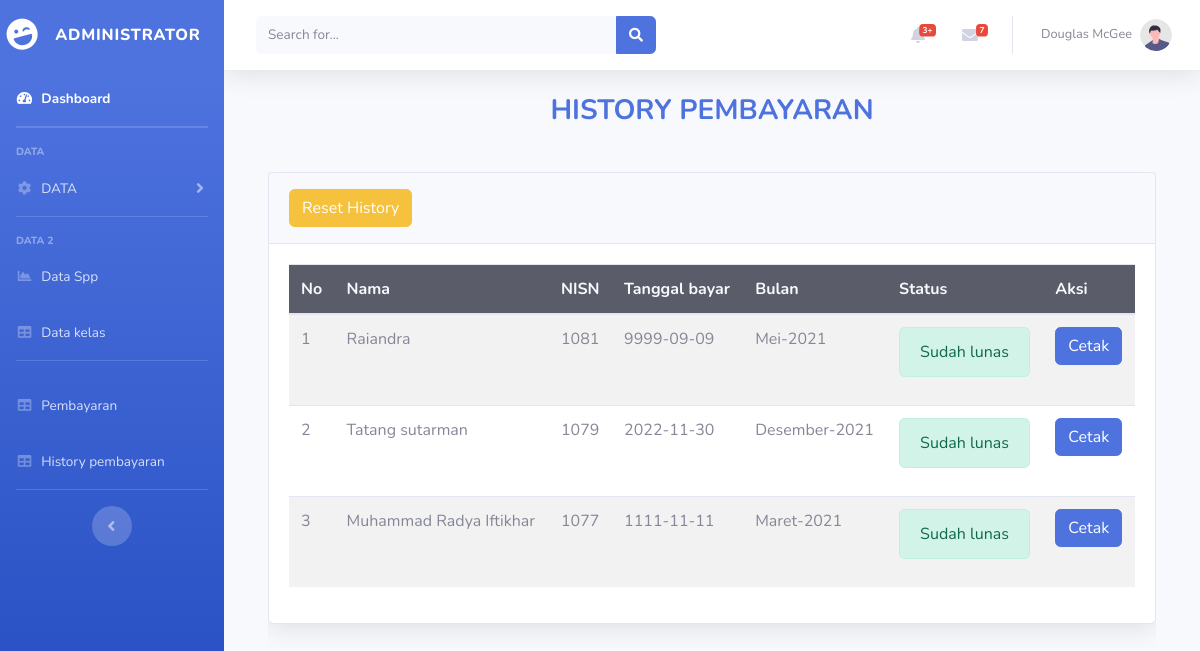
/administrator/history.php (signed in), run on the app's committed database.
### tables this page shows
CREATE TABLE `pembayaran` (
  `id_pembayaran` int(11) NOT NULL,
  `nisn` int(10) NOT NULL,
  `nama_siswa` varchar(225) NOT NULL,
  `bulan` varchar(225) NOT NULL,
  `tunggakan` int(225) NOT NULL,
  `id_petugas` int(11) NOT NULL,
  `tgl_bayar` date DEFAULT NULL
);

CREATE TABLE `siswa` (
  `nisn` int(10) NOT NULL,
  `nis` char(100) NOT NULL,
  `nama` varchar(225) NOT NULL,
  `username` varchar(100) NOT NULL,
  `id_kelas` int(11) NOT NULL,
  `angkatan` int(2) NOT NULL,
  `alamat` text NOT NULL,
  `no_tlp` varchar(100) NOT NULL,
  `password` varchar(225) NOT NULL
);

### administrator/history.php (the view, shortened to what this page needs)
<!DOCTYPE html>
<html lang="en">
<head>
    <link href="vendor/fontawesome-free/css/all.min.css" rel="stylesheet" type="text/css">
    <link href="css/sb-admin-2.min.css" rel="stylesheet">
</head>
<body id="page-top">
    <div id="wrapper">
        <ul class="navbar-nav bg-gradient-primary sidebar sidebar-dark accordion" id="accordionSidebar">
            <a class="sidebar-brand d-flex align-items-center justify-content-center" href="halaman_administrator.php">
                <div class="sidebar-brand-icon rotate-n-15">
                    <i class="fas fa-laugh-wink"></i>
                </div>
                <div class="sidebar-brand-text mx-3">ADMINISTRATOR</div>
            </a>
             <li class="nav-item active">
                <a class="nav-link" href="halaman_administrator.php">
                    <i class="fas fa-fw fa-tachometer-alt"></i>
                    <span>Dashboard</span></a>
            </li>
            <hr class="sidebar-divider my-0">
            <hr class="sidebar-divider">
            <div class="sidebar-heading">
                DATA
            </div>
            <li class="nav-item">
                <a class="nav-link collapsed" href="#" data-toggle="collapse" data-target="#collapseUtilities"
                    aria-expanded="true" aria-controls="collapseUtilities">
                    <i class="fas fa-fw fa-cog"></i>
                    <span>DATA</span>
                </a>
            </li>
            <hr class="sidebar-divider">
            <div class="sidebar-heading">
                Data 2
            </div>
            <li class="nav-item">
                <a class="nav-link" href="data_spp.php">
                    <i class="fas fa-fw fa-chart-area"></i>
                    <span>Data Spp</span></a>
            </li>
            <li class="nav-item">
                <a class="nav-link" href="data_kelas.php">
                    <i class="fas fa-fw fa-table"></i>
                    <span>Data kelas</span></a>
            </li>
            <hr class="sidebar-divider">
            <li class="nav-item">
                <a class="nav-link" href="pembayaran.php">
                    <i class="fas fa-fw fa-table"></i>
                    <span>Pembayaran</span></a>
            </li>
            <li class="nav-item">
                <a class="nav-link" href="history.php">
                    <i class="fas fa-fw fa-table"></i>
                    <span>History pembayaran</span></a>
            </li>
            <hr class="sidebar-divider d-none d-md-block">
            <div class="text-center d-none d-md-inline">
                <button class="rounded-circle border-0" id="sidebarToggle"></button>
            </div>
        </ul>
        <div id="content-wrapper" class="d-flex flex-column">
            <div id="content">
                <nav class="navbar navbar-expand navbar-light bg-white topbar mb-4 static-top shadow">
                    <form
                        class="d-none d-sm-inline-block form-inline mr-auto ml-md-3 my-2 my-md-0 mw-100 navbar-search">
                        <div class="input-group">
                            <input type="text" class="form-control bg-light border-0 small" placeholder="Search for..."
                                aria-label="Search" aria-describedby="basic-addon2">
                            <div class="input-group-append">
                                <button class="btn btn-primary" type="button">
                                    <i class="fas fa-search fa-sm"></i>
                                </button>
                            </div>
                        </div>
                    </form>
                    <ul class="navbar-nav ml-auto">
                        <li class="nav-item dropdown no-arrow mx-1">
                            <a class="nav-link dropdown-toggle" href="#" id="alertsDropdown" role="button"
                                data-toggle="dropdown" aria-haspopup="true" aria-expanded="false">
                                <i class="fas fa-bell fa-fw"></i>
                                <span class="badge badge-danger badge-counter">3+</span>
                            </a>
                        </li>
                        <li class="nav-item dropdown no-arrow mx-1">
                            <a class="nav-link dropdown-toggle" href="#" id="messagesDropdown" role="button"
                                data-toggle="dropdown" aria-haspopup="true" aria-expanded="false">
                                <i class="fas fa-envelope fa-fw"></i>
                                <span class="badge badge-danger badge-counter">7</span>
                            </a>
                        </li>
                        <li class="nav-item dropdown no-arrow">
                            <a class="nav-link dropdown-toggle" href="#" id="userDropdown" role="button"
                                data-toggle="dropdown" aria-haspopup="true" aria-expanded="false">
                                <span class="mr-2 d-none d-lg-inline text-gray-600 small">Douglas McGee</span>
                                <img class="img-profile rounded-circle"
                                    src="img/undraw_profile.svg">
                            </a>
                        </li>
                    </ul>
                </nav>
            <h3 align="center"; class="m-0 font-weight-bold text-primary">HISTORY PEMBAYARAN</h3>
<br>
<div class="container">
           <div class="card-body">
               <div class="table-responsive">
               <div class="card shadow mb-4">
                   <div class="card-header py-3">
                       <h6 class="m-0 font-weight-bold text-primary" align="left"><a href="proses_hapus_history.php" onclick="return confirm('Dengan menekan OK data history akan terhapus semua ')"><input type="button" class="btn btn-warning" value="Reset History"></a></h6>
                   </div>
                   <div class="card-body">
                <table class="table table-hover table-striped">
                    <thead class="bg-dark text-light">
                        <th>No</th><th>Nama</th><th>NISN</th><th>Tanggal bayar</th>
                        <th>Bulan</th>
                      <th>Status</th><th>Aksi</th>
                    </thead>
                    <tbody>
                        <?php
                        include'../koneksi.php';
                        $qry_pembayaran=mysqli_query($sambung,"select * from pembayaran order by id_pembayaran desc");
                        $No=0;
                        while($history=mysqli_fetch_array($qry_pembayaran)){
                            $No++;
                            $siswa=mysqli_query($sambung,"select * from pembayaran inner join siswa on siswa.nisn = pembayaran.nisn where pembayaran.id_pembayaran = '".$history['id_pembayaran']."'");
                            $cek_siswa=mysqli_fetch_array($siswa);
                                if(mysqli_num_rows($siswa) > 0 && $cek_siswa['tunggakan'] == 0 ){
                                    $status="<label class='alert alert-success'>Sudah lunas</label>";
                                    $tombol_bayar="<a href='generate_laporan.php?id_pembayaran=".$history['id_pembayaran']."' target='_blank' class='btn btn-primary'>Cetak<a>";
                                }else{
                                    $hutang=$cek_siswa['tunggakan'];
                                    $status="<label class='alert alert-danger'>Belum lunas <br> Rp.-$hutang </label>";
                                    $tombol_bayar="<a href='form_bayar_tunggakan.php?id_pembayaran=".$history['id_pembayaran']."' class='btn btn-warning'>Bayar</a>";
                                }?>
                                <tr>
                                    <td><?=$No?></td>
                                    <td><?=$cek_siswa['nama']?></td>
                                    <td><?=$cek_siswa['nisn']?></td>
                                    <td><?=$history['tgl_bayar']?></td>
                                    <td><?=$history['bulan']?></td>
                                    <td><?=$status?></td>
                                    <td>
                                        <?=$tombol_bayar?>
                                </td>
                                </tr>
                        <?php
                        }
                        ?>
                    </tbody>
                </table>
                   </div>
               </div>
               </div>
           </div>
</body>
</html>

### data on the page
pembayaran: nisn.nama "Raiandra", nisn.nisn "1081", tgl_bayar "9999-09-09", bulan "Mei-2021", tunggakan "Sudah lunas"
pembayaran: nisn.nama "Tatang sutarman", nisn.nisn "1079", tgl_bayar "2022-11-30", bulan "Desember-2021", tunggakan "Sudah lunas"
pembayaran: nisn.nama "Muhammad Radya Iftikhar", nisn.nisn "1077", tgl_bayar "1111-11-11", bulan "Maret-2021", tunggakan "Sudah lunas"
